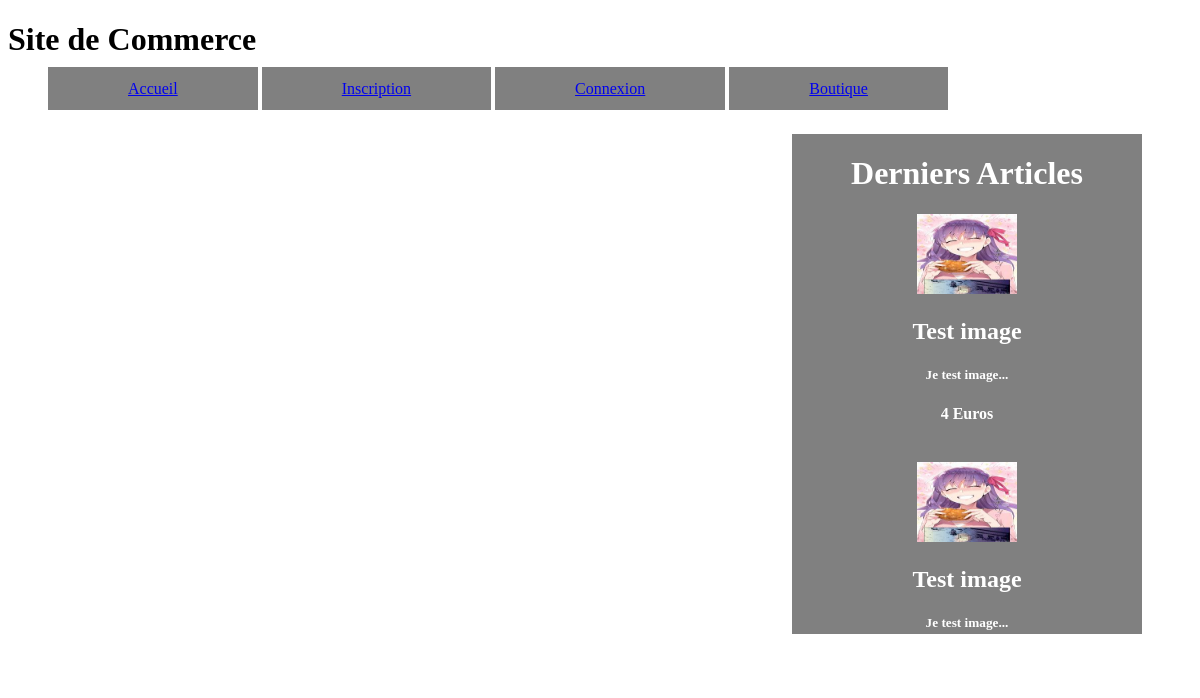
The page /boutique.php on the database as committed earlier.
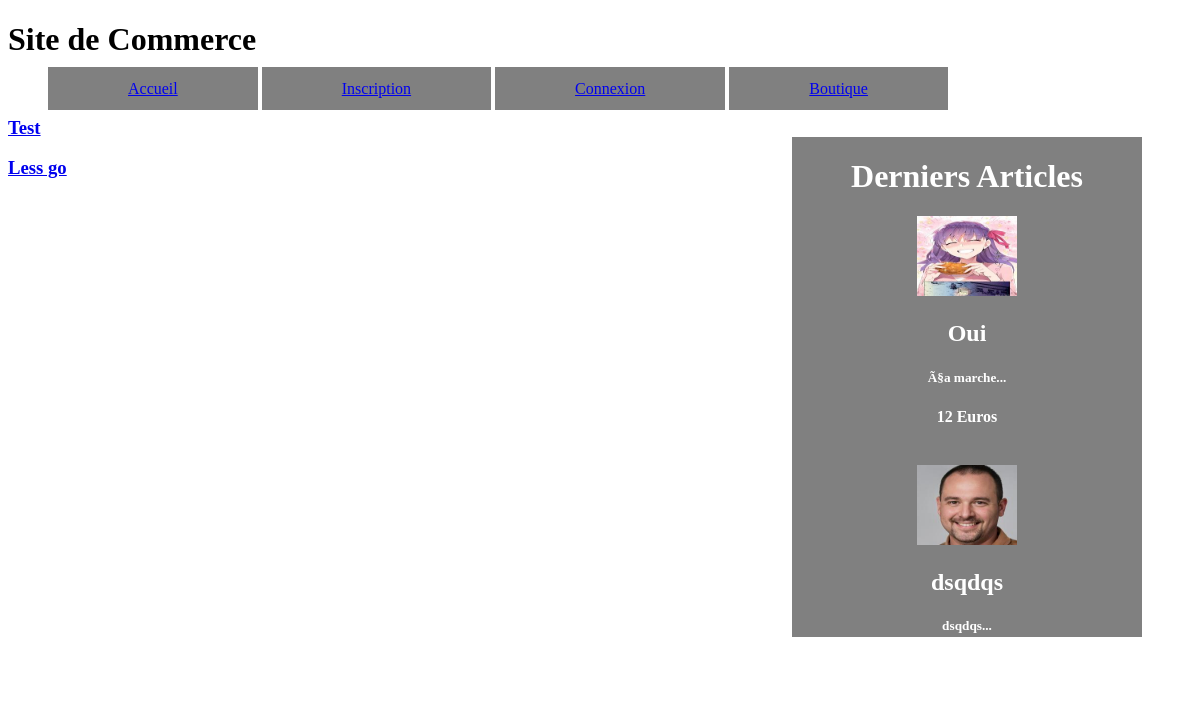
The same page on the database as committed later.
### tables this page shows
CREATE TABLE IF NOT EXISTS `products` (
  `id` int(11) NOT NULL AUTO_INCREMENT,
  `titre` varchar(255) NOT NULL,
  `description` text NOT NULL,
  `prix` int(11) NOT NULL,
  `categorie` varchar(255) NOT NULL,
  PRIMARY KEY (`id`)
);

CREATE TABLE IF NOT EXISTS `categorie` (
  `id` int(11) NOT NULL AUTO_INCREMENT,
  `nom` varchar(255) NOT NULL,
  PRIMARY KEY (`id`)
);

### boutique.php (the view)
<?php
require_once('includes/header.php');
require_once('includes/sidebar.php');
if(isset($_GET['categorie'])){
	$pdo = new PDO('mysql:host=localhost;dbname=boutique', 'root', '');
$categorie = $_GET['categorie'];
$select = $pdo->prepare("SELECT * FROM products WHERE categorie='$categorie'");
$select->execute();
if(isset($_GET['show'])){
$products = $_GET['show'];
$pdo = new PDO('mysql:host=localhost;dbname=boutique', 'root', '');
$select = $pdo->prepare("SELECT * FROM products WHERE titre='$products'");
$select->execute();
$s=$select->fetch(PDO::FETCH_OBJ);
$description = $s->description;
$description_finale = wordwrap($description,25,'<br><br>', true);
	?><br>
	<div style="text-align: center;">
	<img src="admin/imgs/<?php echo $s->titre; ?>.jpg"/>
<h1><?php echo $s->titre;?></h1>
<h5><?php echo $description_finale;?></h5>
<h4><?php echo $s->prix;?> Euros</h4>
<a href="">Ajouter au Panier</a>
</div><br>
<?php
}else{
	while($s=$select->fetch(PDO::FETCH_OBJ)){
		$lenght = 70;
		$description = $s->description;
		$new_description=substr($description,0,$lenght)."...";
		$description_finale=wordwrap($new_description,25,'<br><br>', true);
		?>
		<a href="?show=<?php echo $s->titre; ?>"><img src="admin/imgs/<?php echo $s->titre; ?>.jpg"/></a>
		<a href="?show=<?php echo $s->titre; ?>"><h2><?php echo $s->titre;?></h2></a>
		<h5><?php echo $description_finale;?></h5>
		<h4><?php echo $s->prix;?> Euros</h4>
		<a href="">Ajouter au Panier</a><br>
		<br><br>
		<?php
	}
}
	require_once('includes/footer.php');
}else{
$pdo = new PDO('mysql:host=localhost;dbname=boutique', 'root', '');
$select = $pdo->query('SELECT * FROM categorie');
while ($s= $select->fetch(PDO::FETCH_OBJ)){
?>
<a href="?categorie=<?php echo $s->nom;?>"> <h3><?php echo $s->nom ?></h3> </a>
<?php
}
}
?>

### includes/header.php (shortened to what this page needs)
<!DOCTYPE html>
<html>
<head>
	<link href="style/style.css" type="text/css" rel="stylesheet"/>
</head>
<body>
<h1>Site de Commerce</h1>
<header>
	<ul class="menu">
		<li><a href="index.php">Accueil</a></li>
		<li><a href="inscription.php">Inscription</a></li>
		<li><a href="connexion.php">Connexion</a></li>
		<li><a href="boutique.php">Boutique</a></li>
</header>
</body>
</html>

### includes/sidebar.php
<div class=	"sidebar">
<h1>Derniers Articles</h1>
<?php
$pdo = new PDO('mysql:host=localhost;dbname=boutique', 'root', '');
$select = $pdo->prepare("SELECT * FROM products ORDER BY id DESC LIMIT 0,2");
$select->execute();
	while($s=$select->fetch(PDO::FETCH_OBJ)){
		$lenght= 15;
		$description = $s->description;
		$new_description=substr($description,0,$lenght)."...";
		$description_finale=wordwrap($new_description,25,'<br><br>', true);
		?>
		<img height="80" width="100" src="admin/imgs/<?php echo $s->titre; ?>.jpg"/>
		<h2><?php echo $s->titre;?></h2>
		<h5><?php echo $description_finale;?></h5>
		<h4><?php echo $s->prix;?> Euros</h4>
		<br>
		<?php
	}
	?>
	</div>

### style/style.css (style rules this page uses)
.sidebar { background-color:grey; margin-top:20px; float:right; width:350px; height:500px; margin-right:50px; color:white; text-align:center; }
.sidebar h4 { color:white; text-align:center; }
.menu li { Display:inline; }
.menu li a { padding:13px 80px; background-color:grey; }

Rows that differ between the two databases and show on the page:
removed products: titre (picture), titre "Test image", description "Je test image...", prix "4"
removed products: titre (picture), titre "Test image", description "Je test image..."
added products: titre "Oui", description "Ã§a marche...", prix "12"
added products: titre (picture), titre "dsqdqs", description "dsqdqs..."
added categorie: nom "Test"
added categorie: nom "Less go"
